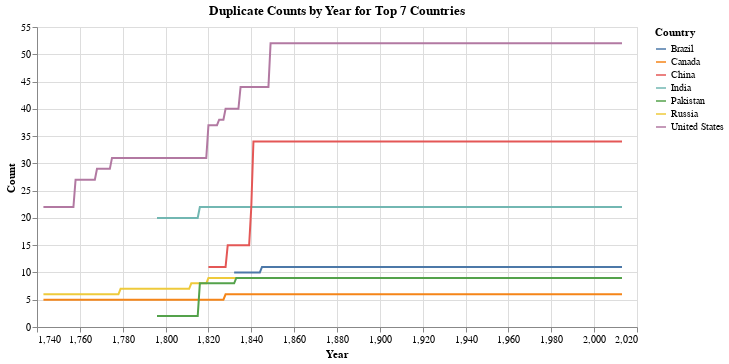

Here is the notebook cell this chart was saved with:
### Code cell
top_countries = duplicate_counts_temp.groupby('Country')['Count'].sum().nlargest(7).index.tolist()

filtered_data = duplicate_counts_temp[duplicate_counts_temp['Country'].isin(top_countries)]

chart = alt.Chart(filtered_data).mark_line().encode(
    x='Year',
    y='Count',
    color='Country',
    tooltip=['Year', 'Count', 'Country']
).properties(
    title='Duplicate Counts by Year for Top 7 Countries',
    width=600,
    height=300
)

chart

### Figure 1 — Vega-Lite specification as saved in the notebook (floating-point values rounded to 4 significant figures; data arrays with more than 128 entries replaced by an {"elided": "..."} marker saying what was removed)
{"config": {"view": {"continuousWidth": 300, "continuousHeight": 300}}, "data": {"name": "data-8b8817a1a6c5362f3e87c0ac31215541"}, "mark": {"type": "line"}, "encoding": {"color": {"field": "Country", "type": "nominal"}, "tooltip": [{"field": "Year", "type": "quantitative"}, {"field": "Count", "type": "quantitative"}, {"field": "Country", "type": "nominal"}], "x": {"field": "Year", "type": "quantitative"}, "y": {"field": "Count", "type": "quantitative"}}, "height": 300, "title": "Duplicate Counts by Year for Top 7 Countries", "width": 600, "$schema": "https://vega.github.io/schema/vega-lite/v5.14.1.json", "datasets": {"data-8b8817a1a6c5362f3e87c0ac31215541": {"elided": "1625 records"}}}
